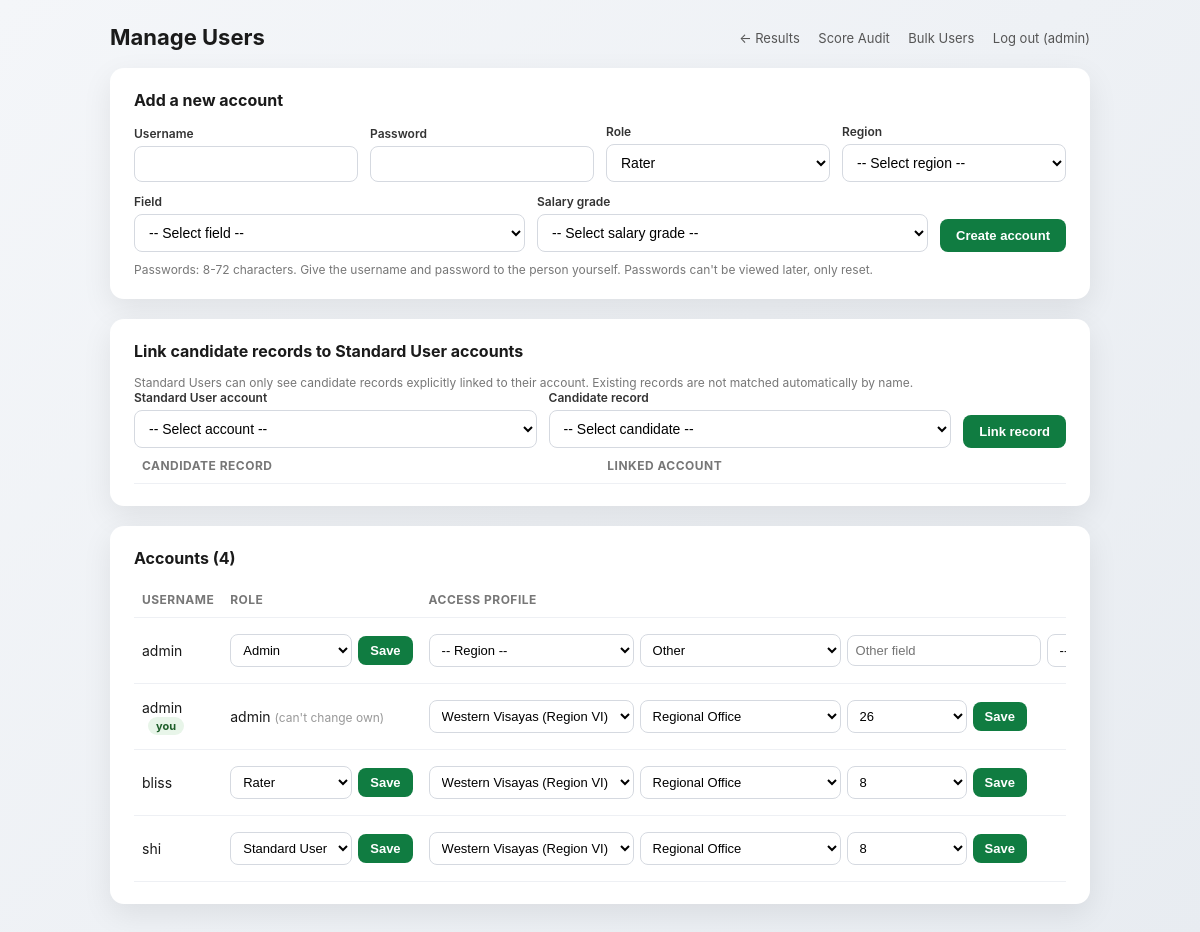
The app's page /manage_users.php (signed in) with its own data.
### tables this page shows
CREATE TABLE `users` (
  `id` int(11) NOT NULL,
  `username` varchar(100) NOT NULL,
  `password_hash` varchar(255) NOT NULL,
  `role` enum('admin','rater','user') NOT NULL DEFAULT 'user',
  `created_at` timestamp NOT NULL DEFAULT current_timestamp(),
  `region` varchar(100) DEFAULT NULL,
  `field_name` varchar(100) DEFAULT NULL,
  `salary_grade` tinyint(3) UNSIGNED DEFAULT NULL
);

### AccessGroups.php (called while the page is built, shortened)
<?php
function access_salary_grade_is_valid($value): bool {
    return (is_int($value) || (is_string($value) && preg_match('/^(0|[1-9]|1[0-9]|2[0-6])$/', $value)))
        && (int)$value >= 0
        && (int)$value <= 26;
}
function access_position_salary_grades(mysqli $conn): array {
    $stmt = $conn->prepare("SELECT DISTINCT salary_grade
        FROM positions
        WHERE office_scope = 'REGIONAL_OFFICE'
        ORDER BY salary_grade ASC");
    $stmt->execute();
    $result = $stmt->get_result();
    $grades = [];
    while ($row = $result->fetch_assoc()) {
        $grade = (int)$row['salary_grade'];
        if (access_salary_grade_is_valid($grade)) {
            $grades[] = $grade;
        }
    }
    return $grades;
}

### auth.php (called while the page is built, shortened)
<?php
if (!function_exists('current_user_id')) {
    function current_user_id(): ?int {
        return isset($_SESSION['user_id']) ? (int)$_SESSION['user_id'] : null;
    }
}

### manage_users.php (the view, shortened to what this page needs)
<?php
require_once 'db.php';
require_once 'auth.php';
require_once __DIR__ . '/AccessGroups.php';
$salaryGrades = access_position_salary_grades($conn);
function h($s): string {
    return htmlspecialchars((string)$s, ENT_QUOTES, 'UTF-8');
}
$myId = current_user_id();
$users = [];
$res = $conn->query("SELECT id, username, role, region, field_name, salary_grade, created_at FROM users ORDER BY FIELD(role,'admin','rater','user'), username");
while ($row = $res->fetch_assoc()) {
    $users[] = $row;
}
?>
<!DOCTYPE html>
<html lang="en">
<head>
</head>
<body>
<div class="wrap">
    <div class="topbar">
        <h1>Manage Users</h1>
        <div class="nav no-print">
            <a href="results_2.php">&larr; Results</a>
            <a href="audit_viewer.php">Score Audit</a>
            <a href="bulk_users.php">Bulk Users</a>
            <a href="logout.php">Log out (<?php echo h($_SESSION['username'] ?? ''); ?>)</a>
        </div>
    </div>
    <div class="card">
        <h2>Add a new account</h2>
        <form method="POST" action="manage_users.php" class="add-form" autocomplete="off">
            <div class="f">
                <label for="new_username">Username</label>
                <input type="text" id="new_username" name="username" required pattern="[\p{L}0-9 .\-]{3,100}" title="3 to 100 characters: letters (including ñ), numbers, spaces, dots, and hyphens." autocomplete="off">
            </div>
            <div class="f">
                <label for="new_password">Password</label>
                <input type="password" id="new_password" name="password" required
                       minlength="<?php echo MIN_PASSWORD_LENGTH; ?>" maxlength="<?php echo MAX_PASSWORD_LENGTH; ?>"
                       autocomplete="new-password">
            </div>
            <div class="f">
                <label for="new_role">Role</label>
                <select id="new_role" name="role" required>
                    <option value="rater">Rater</option>
                </select>
            </div>
            <div class="f">
                <label for="new_region">Region</label>
                <select id="new_region" name="region" required>
                    <option value="">-- Select region --</option>
                </select>
            </div>
            <div class="f">
                <label for="new_field">Field</label>
                <select id="new_field" name="field_name" required>
                    <option value="">-- Select field --</option>
                </select>
            </div>
            <div class="f">
                <label for="new_salary_grade">Salary grade</label>
                <select id="new_salary_grade" name="salary_grade" required <?php echo $salaryGrades ? '' : 'disabled'; ?>>
                    <option value="">-- Select salary grade --</option>
                </select>
            </div>
            <button type="submit">Create account</button>
        </form>
        <p class="hint">
            Passwords: <?php echo MIN_PASSWORD_LENGTH; ?>-<?php echo MAX_PASSWORD_LENGTH; ?> characters.
            Give the username and password to the person yourself. Passwords can't be viewed later, only reset.
        </p>
    </div>
    <div class="card">
        <h2>Link candidate records to Standard User accounts</h2>
        <p class="hint">Standard Users can only see candidate records explicitly linked to their account. Existing records are not matched automatically by name.</p>
        <form method="POST" action="manage_users.php" class="add-form" autocomplete="off">
            <div class="f">
                <label for="candidate_link_user">Standard User account</label>
                <select id="candidate_link_user" name="user_id" required>
                    <option value="">-- Select account --</option>
                </select>
            </div>
            <div class="f">
                <label for="candidate_link_record">Candidate record</label>
                <select id="candidate_link_record" name="candidate_id" required>
                    <option value="">-- Select candidate --</option>
                </select>
            </div>
            <button type="submit">Link record</button>
        </form>
        <div class="table-scroll">
            <table>
                <thead><tr><th>Candidate record</th><th>Linked account</th><th class="no-print"></th></tr></thead>
            </table>
        </div>
    </div>
    <div class="card">
        <h2>Accounts (<?php echo count($users); ?>)</h2>
        <div class="table-scroll">
            <table>
                <thead>
                    <tr>
                        <th>Username</th>
                        <th>Role</th>
                        <th>Access profile</th>
                    </tr>
                </thead>
                <tbody>
                <?php foreach ($users as $u): $isMe = ((int)$u['id'] === $myId); ?>
                    <tr>
                        <td>
                            <?php echo h($u['username']); ?>
                            <?php if ($isMe): ?><span class="badge you">you</span><?php endif; ?>
                        </td>
                        <td>
                            <?php if ($isMe): ?>
                                <?php echo h($u['role']); ?> <span class="muted">(can't change own)</span>
                            <?php else: ?>
                                <form method="POST" action="manage_users.php" class="inline">
                                    <select name="role" aria-label="Role for <?php echo h($u['username']); ?>">
                                        <?php foreach (MANAGE_ROLES as $r): ?>
                                            <option value="<?php echo h($r); ?>" <?php echo $u['role'] === $r ? 'selected' : ''; ?>>
                                                <?php echo $r === 'user' ? 'Standard User' : ucfirst($r); ?>
                                            </option>
                                        <?php endforeach; ?>
                                    </select>
                                    <button type="submit" class="small">Save</button>
                                </form>
                            <?php endif; ?>
                        </td>
                        <td>
                            <form method="POST" action="manage_users.php" class="inline">
                                <select name="region" required aria-label="Region for <?php echo h($u['username']); ?>">
                                    <option value="">-- Region --</option>
                                    <?php foreach (ACCESS_REGIONS as $value => $label): ?>
                                        <option value="<?php echo h($value); ?>" <?php echo $u['region'] === $value ? 'selected' : ''; ?>><?php echo h($label); ?></option>
                                    <?php endforeach; ?>
                                </select>
                                <select name="field_name" required aria-label="Field for <?php echo h($u['username']); ?>">
                                    <?php foreach (ACCESS_FIELDS as $value): ?>
                                        <option value="<?php echo h($value); ?>" <?php echo ($u['field_name'] === $value || ($value === 'Other' && !in_array($u['field_name'], ACCESS_FIELDS, true))) ? 'selected' : ''; ?>><?php echo h($value); ?></option>
                                    <?php endforeach; ?>
                                </select>
                                <input type="text" name="field_other" maxlength="100" placeholder="Other field" aria-label="Other field for <?php echo h($u['username']); ?>"
                                       value="<?php echo !in_array($u['field_name'], ACCESS_FIELDS, true) ? h($u['field_name']) : ''; ?>"
                                       <?php echo ($u['field_name'] === 'Other' || !in_array($u['field_name'], ACCESS_FIELDS, true)) ? '' : 'hidden'; ?>>
                                <select name="salary_grade" required aria-label="Salary grade for <?php echo h($u['username']); ?>" <?php echo $salaryGrades ? '' : 'disabled'; ?>>
                                    <option value="">-- Grade --</option>
                                    <?php foreach ($salaryGrades as $grade): ?>
                                        <option value="<?php echo $grade; ?>" <?php echo (string)$u['salary_grade'] === (string)$grade ? 'selected' : ''; ?>><?php echo $grade; ?></option>
                                    <?php endforeach; ?>
                                </select>
                                <button type="submit" class="small">Save</button>
                            </form>
                        </td>
                    </tr>
                <?php endforeach; ?>
                </tbody>
            </table>
        </div>
    </div>
</div>
</body>
</html>

### manage_users.php (style rules this page uses)
:root { --primary: #107c41; --primary-dark: #0b5c30; --danger: #c0392b; --danger-dark: #962d22; }
* { box-sizing: border-box; }
body { font-family: -apple-system, BlinkMacSystemFont, "Segoe UI", Arial, sans-serif; background: linear-gradient(135deg, #f4f6f9 0%, #e8ecf1 100%); margin: 0; padding: 24px 16px; color: #1a1a1a; }
.wrap { max-width: 980px; margin: 0 auto; }
.topbar { display: flex; justify-content: space-between; align-items: center; flex-wrap: wrap; gap: 10px; margin-bottom: 18px; }
.topbar h1 { margin: 0; font-size: 22px; }
.topbar .nav a { font-size: 13px; color: #555; text-decoration: none; margin-left: 14px; }
.card { background: #fff; border-radius: 14px; padding: 22px 24px; box-shadow: 0 10px 30px rgba(0,0,0,0.08); margin-bottom: 20px; }
.card h2 { margin: 0 0 14px; font-size: 16px; }
.add-form { display: flex; flex-wrap: wrap; gap: 12px; align-items: flex-end; }
.add-form .f { flex: 1 1 180px; }
label { display: block; font-size: 12px; font-weight: 600; margin-bottom: 5px; color: #333; }
input[type="text"], input[type="password"], select { width: 100%; padding: 9px 10px; border: 1px solid #d5d9e0; border-radius: 8px; font-size: 14px; background: #fff; }
.hint { font-size: 12px; color: #777; margin: 10px 0 0; }
button { padding: 9px 16px; border: none; border-radius: 8px; font-size: 13px; font-weight: 600; cursor: pointer; background: var(--primary); color: #fff; }
button.small { padding: 7px 12px; }
.table-scroll { overflow-x: auto; }
table { width: 100%; border-collapse: collapse; font-size: 14px; }
th, td { text-align: left; padding: 10px 8px; border-bottom: 1px solid #eef0f4; vertical-align: middle; }
th { font-size: 12px; text-transform: uppercase; letter-spacing: .04em; color: #777; }
.inline { display: flex; gap: 6px; align-items: center; }
.inline input, .inline select { width: auto; min-width: 120px; padding: 7px 8px; font-size: 13px; }
.badge { display: inline-block; font-size: 11px; font-weight: 700; padding: 2px 8px; border-radius: 20px; background: #e8ecf1; color: #444; margin-left: 6px; }
.badge.you { background: #e8f5e9; color: #1e5e2a; }
.muted { color: #999; font-size: 12px; }

### records on screen
users: username "admin", role "Admin", field_name "Other"
users: username "admin", shows "you", role "admin", region "Western Visayas (Region VI)", salary_grade "26"
users: username "bliss", role "Rater", region "Western Visayas (Region VI)", salary_grade "8"
users: username "shi", role "Standard User", region "Western Visayas (Region VI)", salary_grade "8"

### other values on screen
$_SESSION['username'] "admin"
MIN_PASSWORD_LENGTH "8"
MAX_PASSWORD_LENGTH "72"
count($users) "4"
form field field_name "Regional Office"
